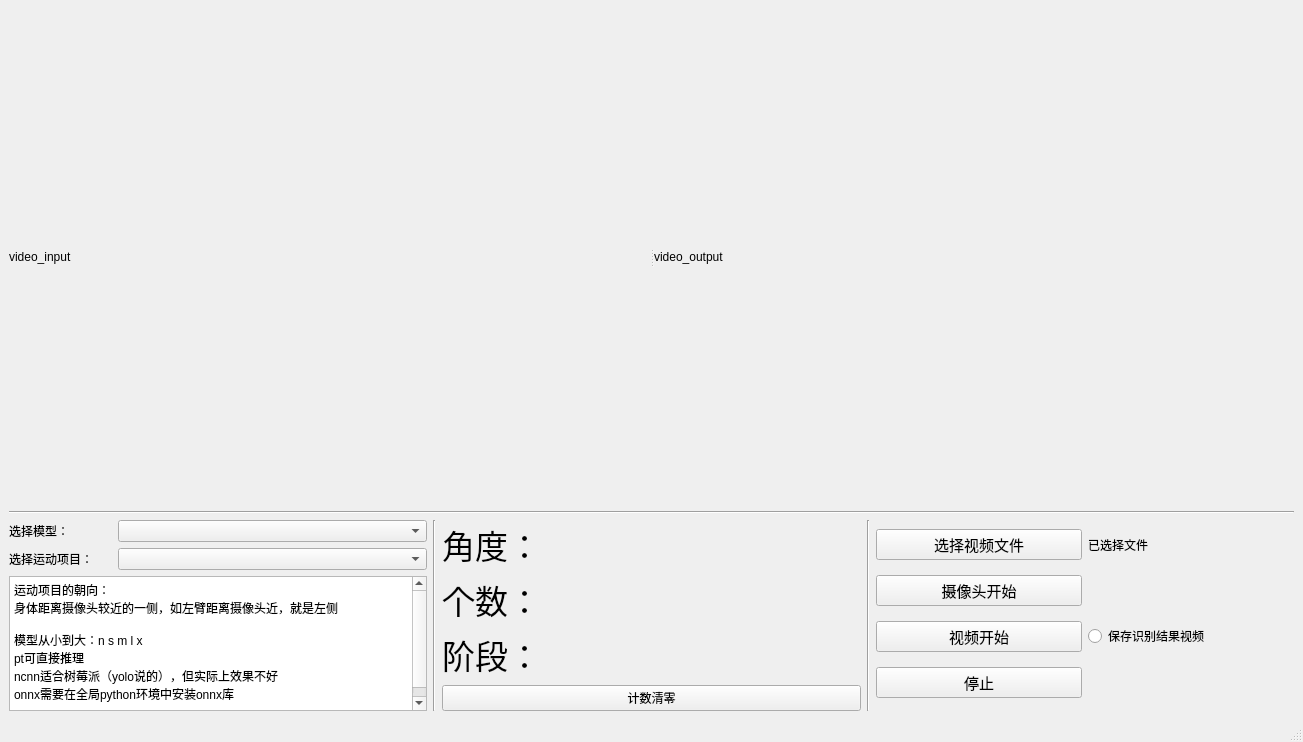
<?xml version="1.0" encoding="UTF-8"?>
<ui version="4.0">
 <class>MainWindow</class>
 <widget class="QMainWindow" name="MainWindow">
  <property name="geometry">
   <rect>
    <x>0</x>
    <y>0</y>
    <width>1303</width>
    <height>742</height>
   </rect>
  </property>
  <property name="sizePolicy">
   <sizepolicy hsizetype="Preferred" vsizetype="Preferred">
    <horstretch>1</horstretch>
    <verstretch>0</verstretch>
   </sizepolicy>
  </property>
  <property name="windowTitle">
   <string>运动计数</string>
  </property>
  <widget class="QWidget" name="centralwidget">
   <property name="maximumSize">
    <size>
     <width>16777215</width>
     <height>16777215</height>
    </size>
   </property>
   <layout class="QVBoxLayout" name="verticalLayout_3">
    <item>
     <widget class="QSplitter" name="splitter">
      <property name="orientation">
       <enum>Qt::Orientation::Horizontal</enum>
      </property>
      <widget class="QLabel" name="video_input">
       <property name="sizePolicy">
        <sizepolicy hsizetype="Fixed" vsizetype="Fixed">
         <horstretch>0</horstretch>
         <verstretch>0</verstretch>
        </sizepolicy>
       </property>
       <property name="minimumSize">
        <size>
         <width>640</width>
         <height>480</height>
        </size>
       </property>
       <property name="sizeIncrement">
        <size>
         <width>0</width>
         <height>0</height>
        </size>
       </property>
       <property name="text">
        <string>video_input</string>
       </property>
      </widget>
      <widget class="QLabel" name="video_output">
       <property name="sizePolicy">
        <sizepolicy hsizetype="Fixed" vsizetype="Fixed">
         <horstretch>0</horstretch>
         <verstretch>0</verstretch>
        </sizepolicy>
       </property>
       <property name="minimumSize">
        <size>
         <width>640</width>
         <height>480</height>
        </size>
       </property>
       <property name="baseSize">
        <size>
         <width>0</width>
         <height>0</height>
        </size>
       </property>
       <property name="text">
        <string>video_output</string>
       </property>
      </widget>
     </widget>
    </item>
    <item>
     <widget class="Line" name="line">
      <property name="orientation">
       <enum>Qt::Orientation::Horizontal</enum>
      </property>
     </widget>
    </item>
    <item>
     <layout class="QHBoxLayout" name="horizontalLayout_3">
      <item>
       <layout class="QVBoxLayout" name="verticalLayout">
        <item>
         <layout class="QHBoxLayout" name="horizontalLayout">
          <item>
           <widget class="QLabel" name="label_1">
            <property name="sizePolicy">
             <sizepolicy hsizetype="Preferred" vsizetype="Fixed">
              <horstretch>1</horstretch>
              <verstretch>0</verstretch>
             </sizepolicy>
            </property>
            <property name="minimumSize">
             <size>
              <width>90</width>
              <height>0</height>
             </size>
            </property>
            <property name="text">
             <string>选择模型：</string>
            </property>
            <property name="alignment">
             <set>Qt::AlignmentFlag::AlignLeading|Qt::AlignmentFlag::AlignLeft|Qt::AlignmentFlag::AlignVCenter</set>
            </property>
           </widget>
          </item>
          <item>
           <widget class="QComboBox" name="comboBox_model">
            <property name="sizePolicy">
             <sizepolicy hsizetype="Preferred" vsizetype="Fixed">
              <horstretch>3</horstretch>
              <verstretch>0</verstretch>
             </sizepolicy>
            </property>
            <property name="placeholderText">
             <string>请选择模型</string>
            </property>
            <item>
             <property name="text">
              <string>.pt-n</string>
             </property>
            </item>
            <item>
             <property name="text">
              <string>.pt-s</string>
             </property>
            </item>
            <item>
             <property name="text">
              <string>.pt-m</string>
             </property>
            </item>
            <item>
             <property name="text">
              <string>.pt-l</string>
             </property>
            </item>
            <item>
             <property name="text">
              <string>.pt-x</string>
             </property>
            </item>
            <item>
             <property name="text">
              <string>.onnx-n</string>
             </property>
            </item>
            <item>
             <property name="text">
              <string>.onnx-s</string>
             </property>
            </item>
            <item>
             <property name="text">
              <string>.onnx-m</string>
             </property>
            </item>
            <item>
             <property name="text">
              <string>.onnx-l</string>
             </property>
            </item>
            <item>
             <property name="text">
              <string>.onnx-x</string>
             </property>
            </item>
            <item>
             <property name="text">
              <string>ncnn-n</string>
             </property>
            </item>
            <item>
             <property name="text">
              <string>ncnn-s</string>
             </property>
            </item>
           </widget>
          </item>
         </layout>
        </item>
        <item>
         <layout class="QHBoxLayout" name="horizontalLayout_2">
          <item>
           <widget class="QLabel" name="label_2">
            <property name="sizePolicy">
             <sizepolicy hsizetype="Preferred" vsizetype="Fixed">
              <horstretch>1</horstretch>
              <verstretch>0</verstretch>
             </sizepolicy>
            </property>
            <property name="minimumSize">
             <size>
              <width>90</width>
              <height>0</height>
             </size>
            </property>
            <property name="text">
             <string>选择运动项目：</string>
            </property>
            <property name="alignment">
             <set>Qt::AlignmentFlag::AlignLeading|Qt::AlignmentFlag::AlignLeft|Qt::AlignmentFlag::AlignVCenter</set>
            </property>
           </widget>
          </item>
          <item>
           <widget class="QComboBox" name="comboBox_motion">
            <property name="sizePolicy">
             <sizepolicy hsizetype="Preferred" vsizetype="Fixed">
              <horstretch>3</horstretch>
              <verstretch>0</verstretch>
             </sizepolicy>
            </property>
            <property name="placeholderText">
             <string>请选择项目</string>
            </property>
            <item>
             <property name="text">
              <string>俯卧撑-上</string>
             </property>
            </item>
            <item>
             <property name="text">
              <string>俯卧撑-左</string>
             </property>
            </item>
            <item>
             <property name="text">
              <string>俯卧撑-右</string>
             </property>
            </item>
            <item>
             <property name="text">
              <string>深蹲-左</string>
             </property>
            </item>
            <item>
             <property name="text">
              <string>深蹲-右</string>
             </property>
            </item>
            <item>
             <property name="text">
              <string>引体向上</string>
             </property>
            </item>
            <item>
             <property name="text">
              <string>仰卧起坐-左</string>
             </property>
            </item>
            <item>
             <property name="text">
              <string>仰卧起坐-右</string>
             </property>
            </item>
           </widget>
          </item>
         </layout>
        </item>
        <item>
         <widget class="QTextEdit" name="textEdit_explain">
          <property name="sizePolicy">
           <sizepolicy hsizetype="Minimum" vsizetype="Maximum">
            <horstretch>0</horstretch>
            <verstretch>0</verstretch>
           </sizepolicy>
          </property>
          <property name="html">
           <string>&lt;!DOCTYPE HTML PUBLIC &quot;-//W3C//DTD HTML 4.0//EN&quot; &quot;http://www.w3.org/TR/REC-html40/strict.dtd&quot;&gt;
&lt;html&gt;&lt;head&gt;&lt;meta name=&quot;qrichtext&quot; content=&quot;1&quot; /&gt;&lt;meta charset=&quot;utf-8&quot; /&gt;&lt;style type=&quot;text/css&quot;&gt;
p, li { white-space: pre-wrap; }
hr { height: 1px; border-width: 0; }
li.unchecked::marker { content: &quot;\2610&quot;; }
li.checked::marker { content: &quot;\2612&quot;; }
&lt;/style&gt;&lt;/head&gt;&lt;body style=&quot; font-family:'Microsoft YaHei UI'; font-size:9pt; font-weight:400; font-style:normal;&quot;&gt;
&lt;p style=&quot; margin-top:0px; margin-bottom:0px; margin-left:0px; margin-right:0px; -qt-block-indent:0; text-indent:0px;&quot;&gt;运动项目的朝向：&lt;/p&gt;
&lt;p style=&quot; margin-top:0px; margin-bottom:0px; margin-left:0px; margin-right:0px; -qt-block-indent:0; text-indent:0px;&quot;&gt;身体距离摄像头较近的一侧，如左臂距离摄像头近，就是左侧&lt;/p&gt;
&lt;p style=&quot;-qt-paragraph-type:empty; margin-top:0px; margin-bottom:0px; margin-left:0px; margin-right:0px; -qt-block-indent:0; text-indent:0px;&quot;&gt;&lt;br /&gt;&lt;/p&gt;
&lt;p style=&quot; margin-top:0px; margin-bottom:0px; margin-left:0px; margin-right:0px; -qt-block-indent:0; text-indent:0px;&quot;&gt;模型从小到大：n s m l x&lt;/p&gt;
&lt;p style=&quot; margin-top:0px; margin-bottom:0px; margin-left:0px; margin-right:0px; -qt-block-indent:0; text-indent:0px;&quot;&gt;pt可直接推理&lt;/p&gt;
&lt;p style=&quot; margin-top:0px; margin-bottom:0px; margin-left:0px; margin-right:0px; -qt-block-indent:0; text-indent:0px;&quot;&gt;ncnn适合树莓派（yolo说的），但实际上效果不好&lt;/p&gt;
&lt;p style=&quot; margin-top:0px; margin-bottom:0px; margin-left:0px; margin-right:0px; -qt-block-indent:0; text-indent:0px;&quot;&gt;onnx需要在全局python环境中安装onnx库&lt;/p&gt;
&lt;p style=&quot;-qt-paragraph-type:empty; margin-top:0px; margin-bottom:0px; margin-left:0px; margin-right:0px; -qt-block-indent:0; text-indent:0px;&quot;&gt;&lt;br /&gt;&lt;/p&gt;&lt;/body&gt;&lt;/html&gt;</string>
          </property>
         </widget>
        </item>
       </layout>
      </item>
      <item>
       <widget class="Line" name="line_2">
        <property name="orientation">
         <enum>Qt::Orientation::Vertical</enum>
        </property>
       </widget>
      </item>
      <item>
       <layout class="QVBoxLayout" name="verticalLayout_2">
        <item>
         <widget class="QLabel" name="label_angel">
          <property name="font">
           <font>
            <family>Microsoft YaHei</family>
            <pointsize>25</pointsize>
           </font>
          </property>
          <property name="text">
           <string>角度：</string>
          </property>
         </widget>
        </item>
        <item>
         <widget class="QLabel" name="label_count">
          <property name="font">
           <font>
            <family>Microsoft YaHei</family>
            <pointsize>25</pointsize>
           </font>
          </property>
          <property name="text">
           <string>个数：</string>
          </property>
         </widget>
        </item>
        <item>
         <widget class="QLabel" name="label_stage">
          <property name="font">
           <font>
            <family>Microsoft YaHei</family>
            <pointsize>25</pointsize>
           </font>
          </property>
          <property name="text">
           <string>阶段：</string>
          </property>
         </widget>
        </item>
        <item>
         <widget class="QPushButton" name="pushButton_resetcount">
          <property name="text">
           <string>计数清零</string>
          </property>
         </widget>
        </item>
       </layout>
      </item>
      <item>
       <widget class="Line" name="line_3">
        <property name="orientation">
         <enum>Qt::Orientation::Vertical</enum>
        </property>
       </widget>
      </item>
      <item>
       <layout class="QGridLayout" name="gridLayout">
        <property name="spacing">
         <number>6</number>
        </property>
        <item row="0" column="0">
         <widget class="QPushButton" name="pushButton_videofile">
          <property name="font">
           <font>
            <pointsize>11</pointsize>
           </font>
          </property>
          <property name="text">
           <string>选择视频文件</string>
          </property>
         </widget>
        </item>
        <item row="1" column="0">
         <widget class="QPushButton" name="pushButton_camera">
          <property name="font">
           <font>
            <pointsize>11</pointsize>
           </font>
          </property>
          <property name="text">
           <string>摄像头开始</string>
          </property>
         </widget>
        </item>
        <item row="2" column="0">
         <widget class="QPushButton" name="pushButton_start">
          <property name="font">
           <font>
            <pointsize>11</pointsize>
           </font>
          </property>
          <property name="text">
           <string>视频开始</string>
          </property>
         </widget>
        </item>
        <item row="3" column="0">
         <widget class="QPushButton" name="pushButton_stop">
          <property name="font">
           <font>
            <pointsize>11</pointsize>
           </font>
          </property>
          <property name="text">
           <string>停止</string>
          </property>
         </widget>
        </item>
        <item row="2" column="1">
         <widget class="QRadioButton" name="radioButton_saveoutput">
          <property name="text">
           <string>保存识别结果视频</string>
          </property>
         </widget>
        </item>
        <item row="0" column="1">
         <widget class="QLabel" name="label_filepath">
          <property name="text">
           <string>已选择文件</string>
          </property>
         </widget>
        </item>
       </layout>
      </item>
     </layout>
    </item>
   </layout>
  </widget>
  <widget class="QMenuBar" name="menubar">
   <property name="geometry">
    <rect>
     <x>0</x>
     <y>0</y>
     <width>1303</width>
     <height>33</height>
    </rect>
   </property>
  </widget>
  <widget class="QStatusBar" name="statusbar"/>
 </widget>
 <resources/>
 <connections/>
</ui>
